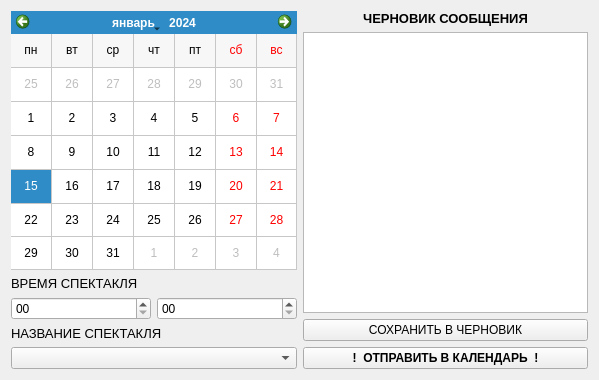
<?xml version="1.0" encoding="UTF-8"?>
<ui version="4.0">
 <class>Form</class>
 <widget class="QWidget" name="Form">
  <property name="geometry">
   <rect>
    <x>0</x>
    <y>0</y>
    <width>599</width>
    <height>380</height>
   </rect>
  </property>
  <property name="windowTitle">
   <string>Добавить СПЕКТАКЛЬ в календарь</string>
  </property>
  <layout class="QGridLayout" name="gridLayout">
   <item row="0" column="0">
    <layout class="QHBoxLayout" name="horizontalLayout">
     <item>
      <layout class="QVBoxLayout" name="verticalLayout_2">
       <item>
        <widget class="QCalendarWidget" name="calendarWidget">
         <property name="locale">
          <locale language="Russian" country="Russia"/>
         </property>
         <property name="firstDayOfWeek">
          <enum>Qt::Monday</enum>
         </property>
         <property name="gridVisible">
          <bool>true</bool>
         </property>
         <property name="verticalHeaderFormat">
          <enum>QCalendarWidget::NoVerticalHeader</enum>
         </property>
        </widget>
       </item>
       <item>
        <widget class="QLabel" name="label_time">
         <property name="font">
          <font>
           <pointsize>10</pointsize>
           <weight>50</weight>
           <bold>false</bold>
          </font>
         </property>
         <property name="locale">
          <locale language="Russian" country="Russia"/>
         </property>
         <property name="text">
          <string>ВРЕМЯ СПЕКТАКЛЯ</string>
         </property>
        </widget>
       </item>
       <item>
        <layout class="QHBoxLayout" name="horizontalLayout_2">
         <item>
          <widget class="QTimeEdit" name="timeEdit_hour">
           <property name="displayFormat">
            <string>hh</string>
           </property>
          </widget>
         </item>
         <item>
          <widget class="QTimeEdit" name="timeEdit_min">
           <property name="displayFormat">
            <string>mm</string>
           </property>
          </widget>
         </item>
        </layout>
       </item>
       <item>
        <widget class="QLabel" name="label_act">
         <property name="font">
          <font>
           <pointsize>10</pointsize>
           <weight>50</weight>
           <bold>false</bold>
          </font>
         </property>
         <property name="text">
          <string>НАЗВАНИЕ СПЕКТАКЛЯ</string>
         </property>
        </widget>
       </item>
       <item>
        <widget class="QComboBox" name="comboBox_act"/>
       </item>
      </layout>
     </item>
     <item>
      <layout class="QVBoxLayout" name="verticalLayout_right">
       <item alignment="Qt::AlignVCenter">
        <widget class="QLabel" name="label_draft">
         <property name="font">
          <font>
           <pointsize>10</pointsize>
           <weight>75</weight>
           <bold>true</bold>
          </font>
         </property>
         <property name="layoutDirection">
          <enum>Qt::LeftToRight</enum>
         </property>
         <property name="text">
          <string>ЧЕРНОВИК СООБЩЕНИЯ</string>
         </property>
         <property name="alignment">
          <set>Qt::AlignCenter</set>
         </property>
        </widget>
       </item>
       <item>
        <widget class="QTextEdit" name="textEdit"/>
       </item>
       <item>
        <widget class="QPushButton" name="pushButton_toDraft">
         <property name="font">
          <font>
           <weight>50</weight>
           <bold>false</bold>
          </font>
         </property>
         <property name="locale">
          <locale language="Russian" country="Russia"/>
         </property>
         <property name="text">
          <string>СОХРАНИТЬ В ЧЕРНОВИК</string>
         </property>
        </widget>
       </item>
       <item>
        <widget class="QPushButton" name="pushButton_toCal">
         <property name="font">
          <font>
           <weight>75</weight>
           <bold>true</bold>
          </font>
         </property>
         <property name="whatsThis">
          <string/>
         </property>
         <property name="text">
          <string>!  ОТПРАВИТЬ В КАЛЕНДАРЬ  !</string>
         </property>
        </widget>
       </item>
      </layout>
     </item>
    </layout>
   </item>
  </layout>
 </widget>
 <resources/>
 <connections/>
</ui>
